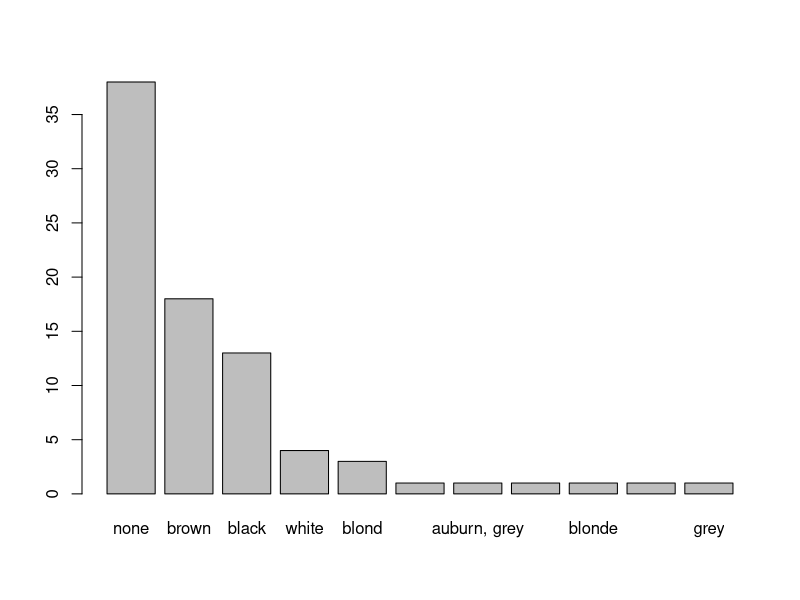
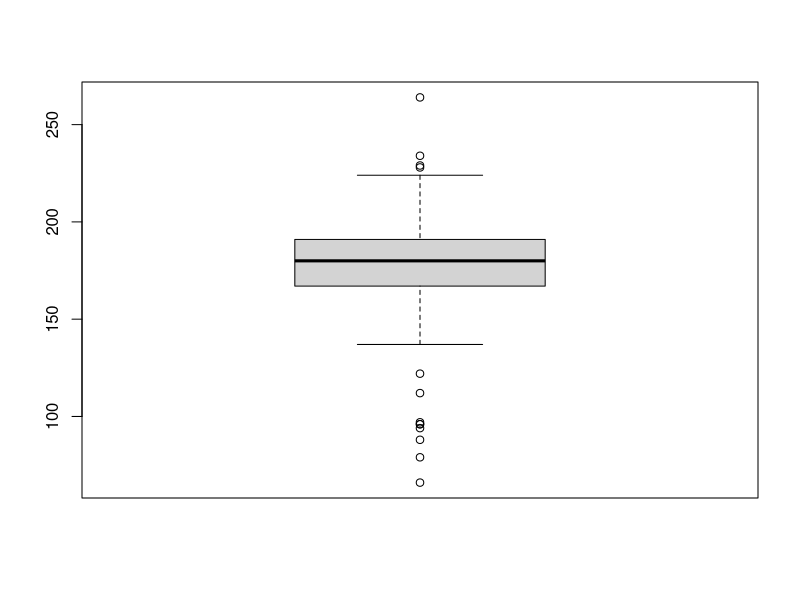
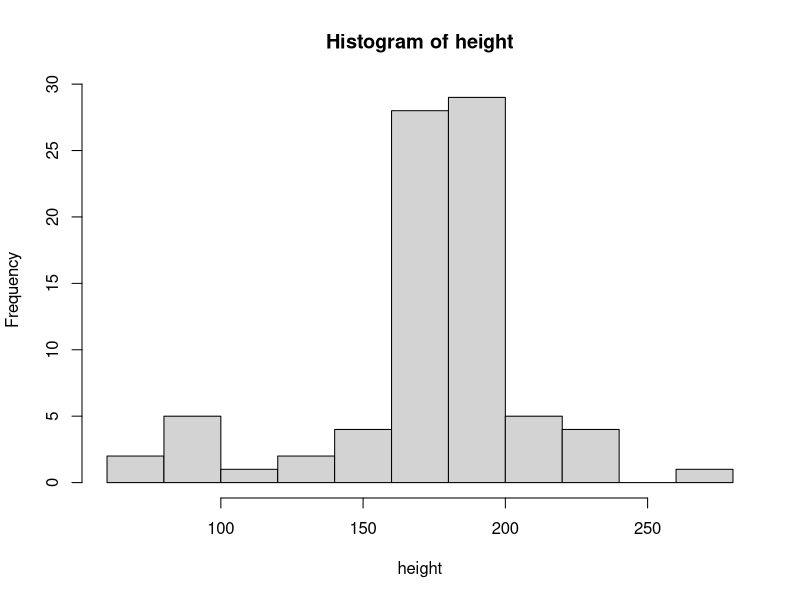
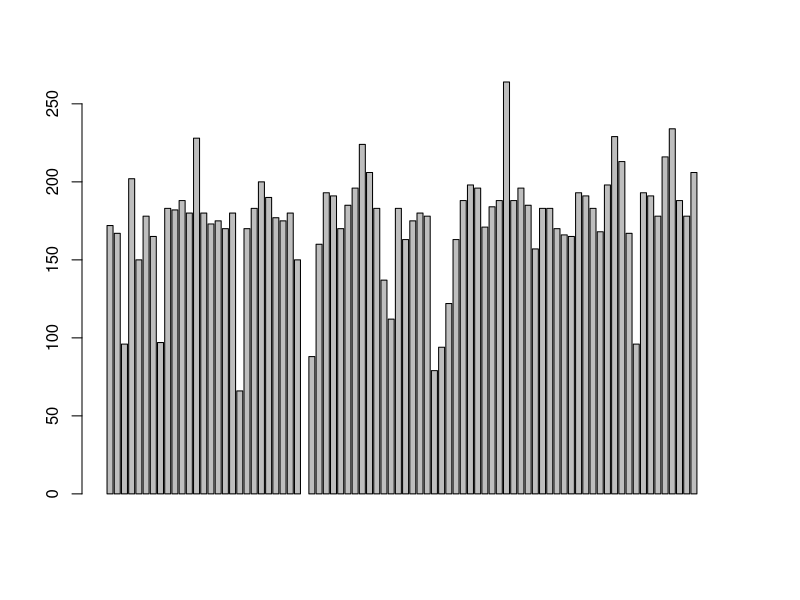

R code for these plots, in order:
library(tidyverse)
data()
?starwars # it will show all discription about file if exsits
dim(starwars)
str(starwars) #show the structure of data set
glimpse(starwars) # work only in tidyverse package
view(starwars)
head(starwars)# shows first six rows of given data
tail(starwars)# shows last six rows of given data

starwars$name
attach(starwars)
names(starwars)
length(starwars)
class(hair_color)
class(height)
length(hair_color)
length(species)
unique(hair_color)

View(sort(table(hair_color),decreasing=TRUE))
barplot(sort(table(hair_color),decreasing=TRUE))

 starwars %>% #piped operator
   select(hair_color) %>% 
   count(hair_color) %>% 
   arrange(desc(n)) %>% 
   View()

 # about missing value
 starwars[83,5]
 
 View(starwars[is.na(hair_color),])
 
 class(height)
 length(height)
 summary(height)
 boxplot(height)
hist(height) 
barplot(height)

